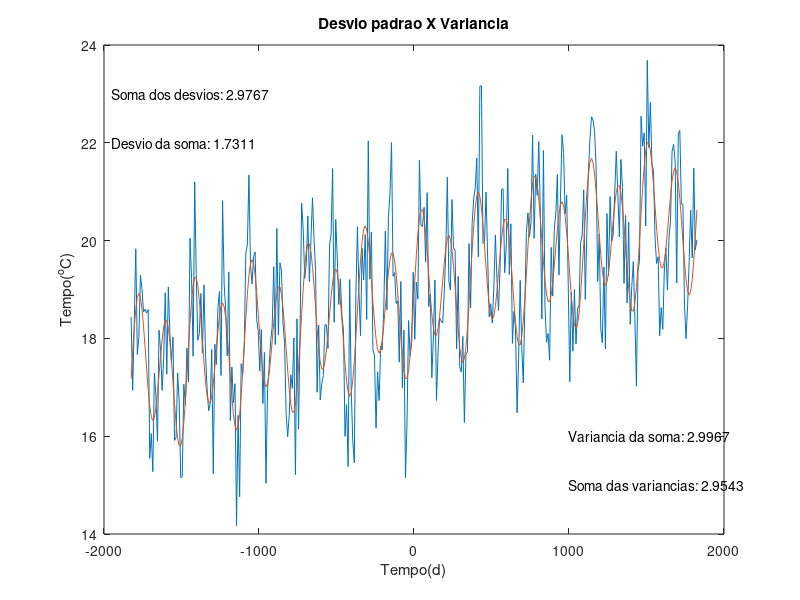

The MATLAB script that drew this image:

A=1;

dt=10;

t=-5*365:dt:5*365;

r=A*randn(size(t));

b=(20+t/1000)/1.058;

s=1.333*sin(2*pi*t/182.5)+0.5*sin(2*pi*t/365);

sst=r+b+s;

plot(t,sst,t,s+b)

vr=std(r)^2;

vb=std(b)^2;

vs=std(s)^2;

vsst=std(sst)^2;


[vr+vb+vs vsst]


sr=std(r);

sb=std(b);

ss=std(s);

ssst=std(sst);


[sr+sb+ss ssst]

xx=get(gca,'xlim');
yy=get(gca,'ylim');

text(xx(2)-1000,yy(1)+1,['Soma das variancias: ' num2str(vr+vb+vs)])
text(xx(2)-1000,yy(1)+2,['Variancia da soma: ' num2str(vsst)])
text(xx(1)+50,yy(2)-1,['Soma dos desvios: ' num2str(sr+sb+ss)])
text(xx(1)+50,yy(2)-2,['Desvio da soma: ' num2str(ssst)])

title('Desvio padrao X Variancia')
xlabel('Tempo(d)')
ylabel('Tempo(^oC)')
% print -depsc2 exe_pra_var.eps
